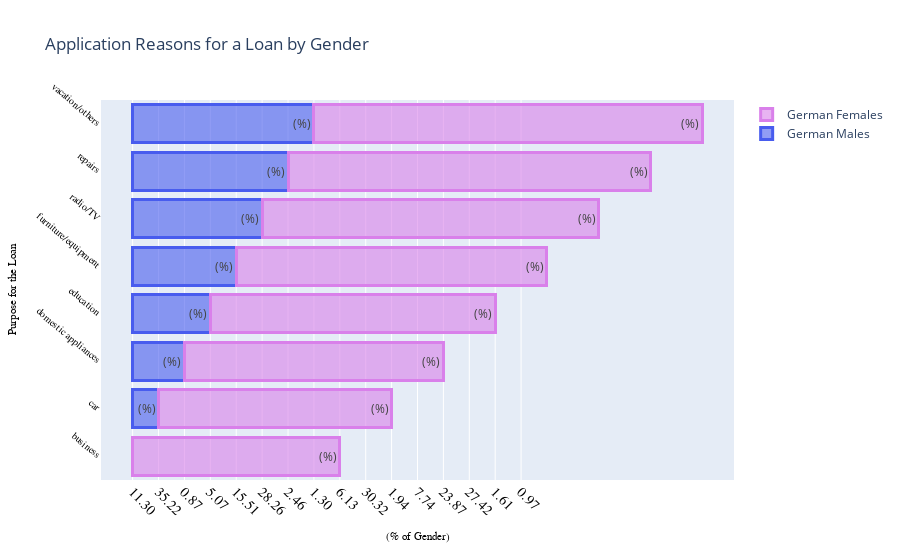

Here is the notebook cell this chart was saved with:
### Code cell
# Values into list
m_purpose = sex_purpose['male'].values.tolist()
f_purpose = sex_purpose['female'].values.tolist()

# Round values
male_purpose = ['%.2f' % elem for elem in m_purpose]
female_purpose = ['%.2f' % elem for elem in f_purpose]

male = go.Bar(
    y=['business', 'car', 'domestic appliances', 'education', 'furniture/equipment',
      'radio/TV', 'repairs', 'vacation/others'],
    x=male_purpose,
    name='German Males',
    text='(%)',
    orientation = 'h',
    marker = dict(
        color = 'rgba(72, 92, 238, 0.6)',
        line = dict(
            color = 'rgba(72, 92, 238, 1.0)',
            width = 3)
    )
)
female = go.Bar(
    y=['business', 'car', 'domestic appliances', 'education', 'furniture/equipment',
      'radio/TV', 'repairs', 'vacation/others'],
    x=female_purpose,
    name='German Females',
    text='(%)',
    orientation = 'h',
    marker = dict(
        color = 'rgba(217, 128, 234, 0.6)',
        line = dict(
            color = 'rgba(217, 128, 234, 1.0)',
            width = 3)
    )
)

df = [male, female]
layout = dict(
    title='Application Reasons for a Loan by Gender',
     xaxis=dict(
        title='(% of Gender)',
        titlefont=dict(
            family='Arial, sans-serif',
            size=11,
            color='black'
        ),
        showticklabels=True,
        tickangle=45,
        tickfont=dict(
            family='Old Standard TT, serif',
            size=14,
            color='black'
        ),
        exponentformat='e',
        showexponent='all'
    ),
    yaxis=dict(
        title='Purpose for the Loan',
        titlefont=dict(
            family='Arial, sans-serif',
            size=11,
            color='black'
        ),
        showticklabels=True,
        tickangle=40,
        tickfont=dict(
            family='Old Standard TT, serif',
            size=10,
            color='black'
        ),
        exponentformat='e',
        showexponent='all'
    ),
    barmode='stack'
)

fig = dict(data=df, layout=layout)
iplot(fig, filename='marker-h-bar')

### Figure 1 — Plotly figure (JSON) as saved in the notebook; plotly's stock layout.template omitted (floating-point values rounded to 4 significant figures)
{"data": [{"marker": {"color": "rgba(72, 92, 238, 0.6)", "line": {"color": "rgba(72, 92, 238, 1.0)", "width": 3}}, "name": "German Males", "orientation": "h", "text": "(%)", "type": "bar", "x": ["11.30", "35.22", "0.87", "5.07", "15.51", "28.26", "2.46", "1.30"], "y": ["business", "car", "domestic appliances", "education", "furniture/equipment", "radio/TV", "repairs", "vacation/others"]}, {"marker": {"color": "rgba(217, 128, 234, 0.6)", "line": {"color": "rgba(217, 128, 234, 1.0)", "width": 3}}, "name": "German Females", "orientation": "h", "text": "(%)", "type": "bar", "x": ["6.13", "30.32", "1.94", "7.74", "23.87", "27.42", "1.61", "0.97"], "y": ["business", "car", "domestic appliances", "education", "furniture/equipment", "radio/TV", "repairs", "vacation/others"]}], "layout": {"barmode": "stack", "title": {"text": "Application Reasons for a Loan by Gender"}, "xaxis": {"exponentformat": "e", "showexponent": "all", "showticklabels": true, "tickangle": 45, "tickfont": {"color": "black", "family": "Old Standard TT, serif", "size": 14}, "title": {"font": {"color": "black", "family": "Arial, sans-serif", "size": 11}, "text": "(% of Gender)"}}, "yaxis": {"exponentformat": "e", "showexponent": "all", "showticklabels": true, "tickangle": 40, "tickfont": {"color": "black", "family": "Old Standard TT, serif", "size": 10}, "title": {"font": {"color": "black", "family": "Arial, sans-serif", "size": 11}, "text": "Purpose for the Loan"}}}}
